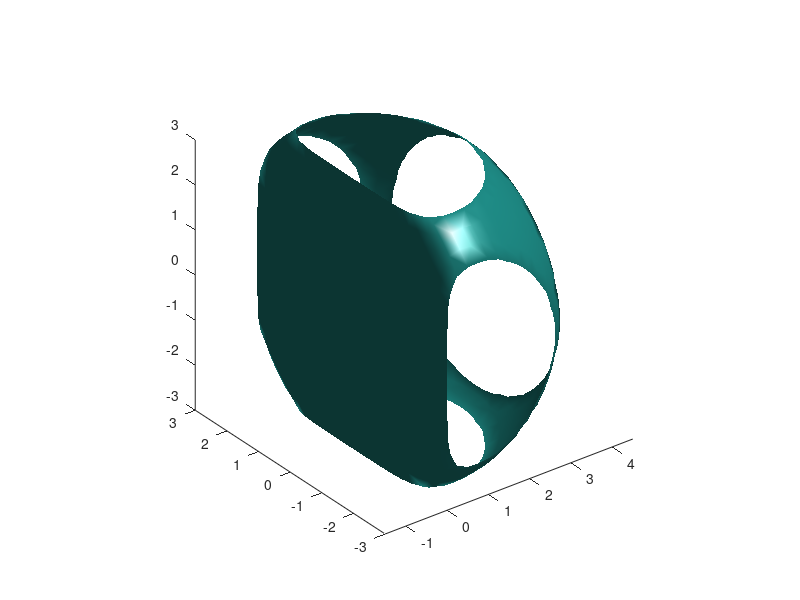

This figure's MATLAB source: (Note: this script raises an error after producing the figure.)
% Doc
% http://paulbourke.net/miscellaneous/povexamples/
% https://home.chpc.utah.edu/~thorne/computing/L18_Povray_Part4.pdf
% http://www.f-lohmueller.de/pov_tut/animate/pov_anie.htm

% load mri;
% V = squeeze(D);

[x,y,z] = meshgrid([-3:0.25:3]);
V = x.*exp(-x.^2 -y.^2 -z.^2) * 256;
% [x,y,z,V] = flow;
isosurface(x,y,z,V,1e-4);
axis equal;

out_dir = "C:/Users/Serge/Documents/MATLAB\Apps/povlab/tests/volume/df3/mri";
file_name = 'test_03';
fh = fopen(out_dir + "/" + file_name + ".df3", 'w');

[sx sy sz] = size(V);
fwrite(fh, sx, 'uint16', 'ieee-be');
fwrite(fh, sy, 'uint16', 'ieee-be');
fwrite(fh, sz, 'uint16', 'ieee-be');
fwrite(fh, V,  'uint8',  'ieee-be');
fclose(fh);


% out_dir = "C:/Users/Serge/Documents/MATLAB\Apps/povlab/tests/volume/df3/mri";
% file_name = 'test_02';
% fh = fopen(out_dir + "/" + file_name + ".df3", 'w');
% 
% [sx sy sz] = size(D);
% fwrite(fh, sx, 'uint16', 'ieee-be');
% fwrite(fh, sy, 'uint16', 'ieee-be');
% fwrite(fh, sz, 'uint16', 'ieee-be');
% 
% fwrite(fh, D, 'uint8', 'ieee-be');
% fclose(fh);
